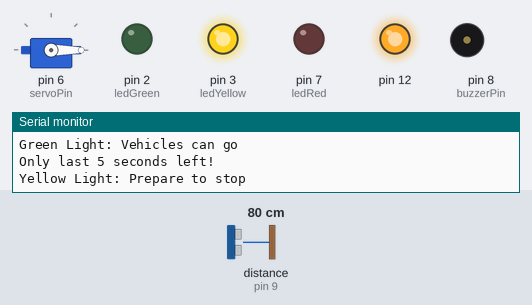
The sketch below on a simulated Arduino Uno, built with avr-gcc and run on an emulated ATmega328P. Parts: servo, output pins drawn as LEDs (lit = HIGH), buzzer (waves = sounding), the last lines printed to the serial monitor. The inputs (shaded band) are chosen by the test bench; at power-on: distance to the obstacle (sensor on pin 9) 80 cm. The echo pulse lasts 58.3 µs per cm; pins used as bus, display or sensor lines are not drawn.

Above: at 10.9 s.
11.0 s: distance to the obstacle (sensor on pin 9) set to 17 cm
12.5 s: distance to the obstacle (sensor on pin 9) set to 14 cm
At 13.7 s:
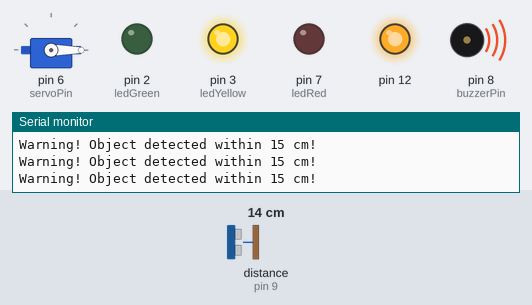
15.5 s: distance to the obstacle (sensor on pin 9) set to 11 cm
At 16.4 s:
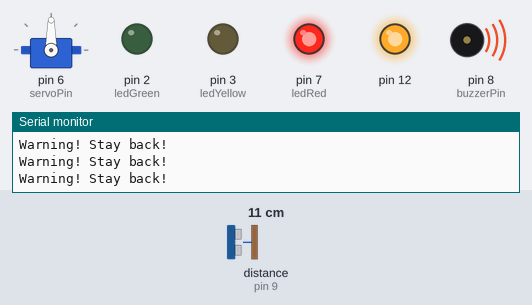
17.0 s: distance to the obstacle (sensor on pin 9) set to 18 cm
At 18.2 s:
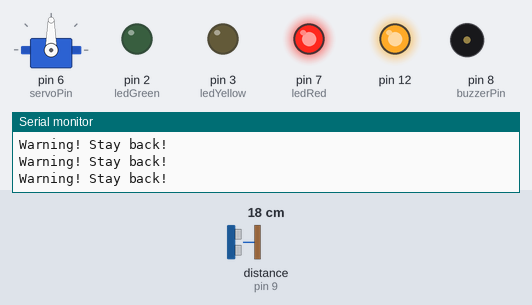
18.5 s: distance to the obstacle (sensor on pin 9) set to 9 cm
At 25.9 s:
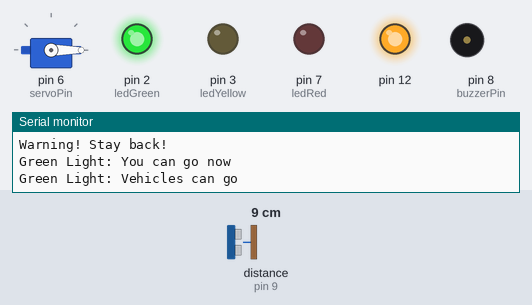
Timing chart, 0 to 51.9 s (numbered marks = the images above; inputs shaded):
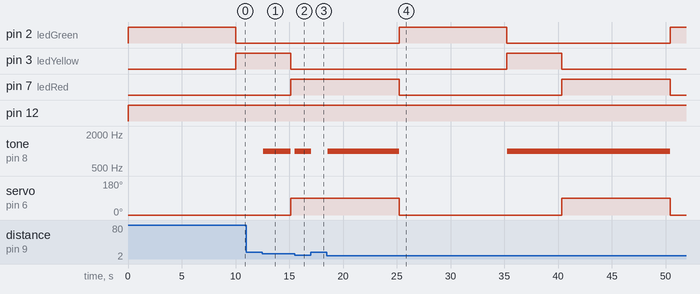

The sketch:

Project.ino
```cpp
#include <Servo.h>

#define echoPin 9  // attach pin D2 Arduino to pin Echo of HC-SR04
#define trigPin 10
#define buzzerPin 8  // attach a buzzer to pin 8
#define servoPin 6   // attach a servo motor to pin 6

// Define the pin numbers for the three LEDs
const int ledGreen = 2;  // Green LED connected to digital pin 2
const int ledYellow = 3; // Yellow LED connected to digital pin 3
const int ledRed = 7;    // Red LED connected to digital pin 7

Servo gateServo;

void setup() {
  pinMode(trigPin, OUTPUT); // Sets the trigPin as an OUTPUT
  pinMode(echoPin, INPUT);
  pinMode(buzzerPin, OUTPUT);
  // Initialize the digital pins as outputs
  pinMode(ledGreen, OUTPUT);
  pinMode(ledYellow, OUTPUT);
  pinMode(ledRed, OUTPUT);
  pinMode(12,OUTPUT);

  gateServo.attach(servoPin); // Attach the servo motor
  gateServo.write(0);          // Ensure the gate is initially closed (0 degrees)
  Serial.begin(9600);          // Start serial communication for debugging
}

void loop() {
   gateServo.write(0);
  digitalWrite(12,HIGH);
  // Green Light
  digitalWrite(ledGreen, HIGH);
  Serial.println("Green Light: Vehicles can go");
  delay(5000);
  Serial.println("Only last 5 seconds left!");
  delay(5000);
  digitalWrite(ledGreen, LOW); // Turn off Green LED

  // Yellow Light
  digitalWrite(ledYellow, HIGH);
  Serial.println("Yellow Light: Prepare to stop");
  for (int i = 0; i < 50; i++) {
    detectDistanceYellow();
    delay(100); // Short delay to allow sensor to process
  }
  noTone(buzzerPin);           // Ensure buzzer stops after yellow light
  digitalWrite(ledYellow, LOW); // Turn off Yellow LED

  // Red Light
  digitalWrite(ledRed, HIGH);
  gateServo.write(90);
  Serial.println("Red Light: Vehicles must stop");
  for (int i = 0; i < 100; i++) {
    detectDistanceRed();
    delay(100); // Short delay to allow sensor to process
  }
  noTone(buzzerPin);           // Ensure buzzer stops after red light
           // Gate returns to closed position
  digitalWrite(ledRed, LOW);   // Turn off Red LED

  // Reset and start again
  Serial.println("Green Light: You can go now");
}

void detectDistanceYellow() {
  int distance = getDistance();

  if (distance < 15) {  // Adjusted range for Yellow light
    Serial.println("Warning! Object detected within 15 cm!");
    tone(buzzerPin, 1000); // Warning buzzer sound
  } else {
    noTone(buzzerPin); // Turn off buzzer if no object within 15 cm
  }
}

void detectDistanceRed() {
  int distance = getDistance();

  if (distance >= 5 && distance < 12) {  // Adjusted range for Red light
    Serial.println("Warning! Stay back!");
    tone(buzzerPin, 1000); // Warning buzzer sound
  } else if (distance < 5) {
    Serial.println("Danger! The  toll gate is closed!");
    tone(buzzerPin, 2000); // Danger buzzer sound
    gateServo.write(90);   // Rotate servo motor to open gate (90 degrees)
  } else {
    noTone(buzzerPin);     // Turn off buzzer if no danger
  }
}

int getDistance() {
  digitalWrite(trigPin, LOW);
  delayMicroseconds(2);
  // Sets the trigPin HIGH (ACTIVE) for 10 microseconds
  digitalWrite(trigPin, HIGH);
  delayMicroseconds(10);
  digitalWrite(trigPin, LOW);
  // Reads the echoPin, returns the sound wave travel time in microseconds
  int duration = pulseIn(echoPin, HIGH);
  // Calculating the distance
  int distance = duration * 0.034 / 2; // Speed of sound wave divided by 2 (go and back)
  return distance;
}
```

Measured:
- the behaviour switches between 16 and 15 cm on distance to the obstacle (sensor on pin 9) (found by bisection; images 0 and 1)
- the behaviour switches between 13 and 12 cm on distance to the obstacle (sensor on pin 9) (found by bisection; images 1 and 2)
- after the input at 11.0 s, every drawn part: stays the same
- after the input at 12.5 s, tone on pin 8 (buzzerPin): silent → 1000 Hz after 0.08 s, → silent 2.5 s later
- after the input at 15.5 s, tone on pin 8 (buzzerPin): silent → 1000 Hz at once
- after the input at 17.0 s, tone on pin 8 (buzzerPin): 1000 Hz → silent at once
- after the input at 18.5 s, tone on pin 8 (buzzerPin): silent → 1000 Hz after 0.07 s, → silent 6.7 s later, → 1000 Hz 10.0 s later, → silent 15.2 s later
